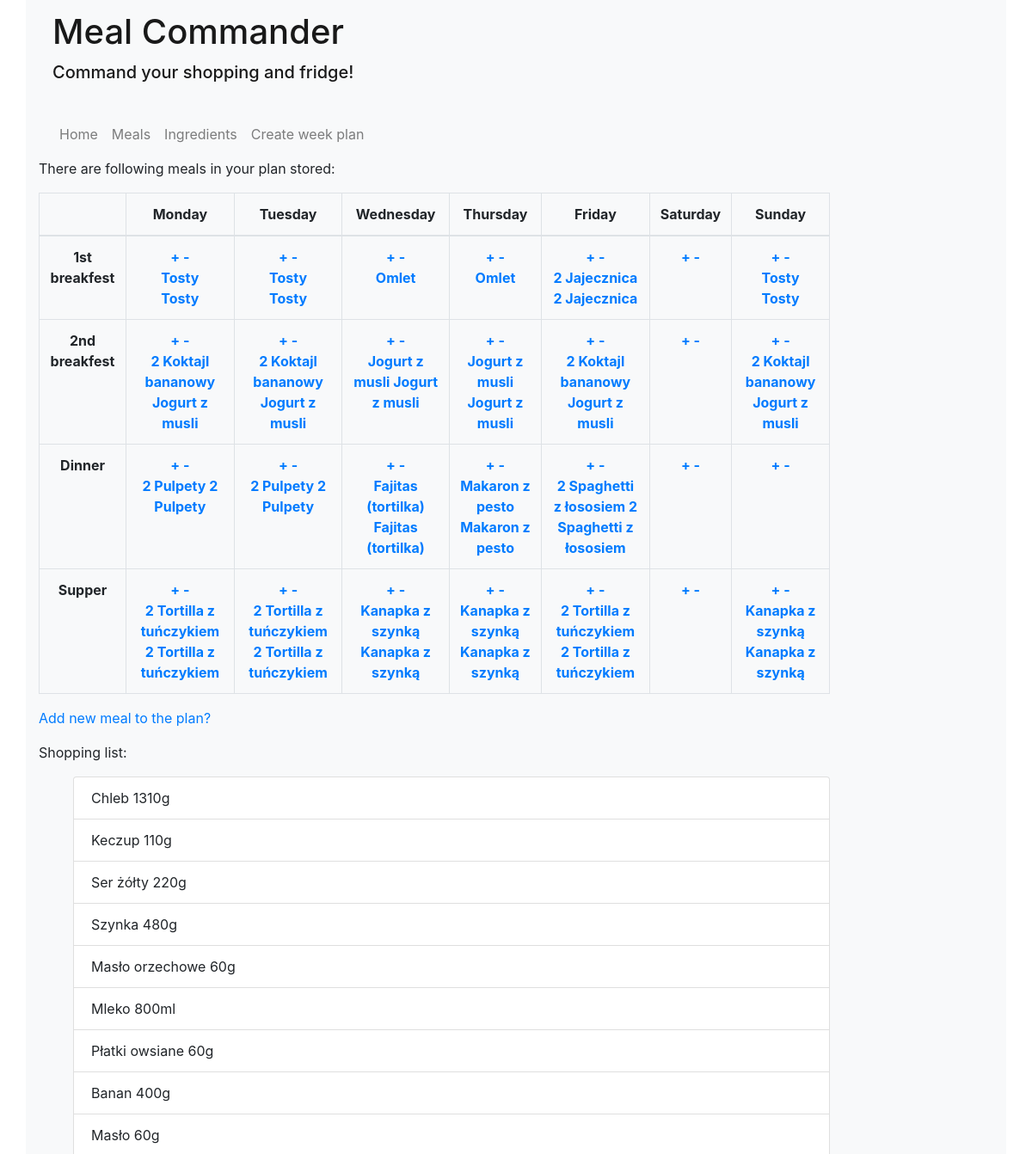
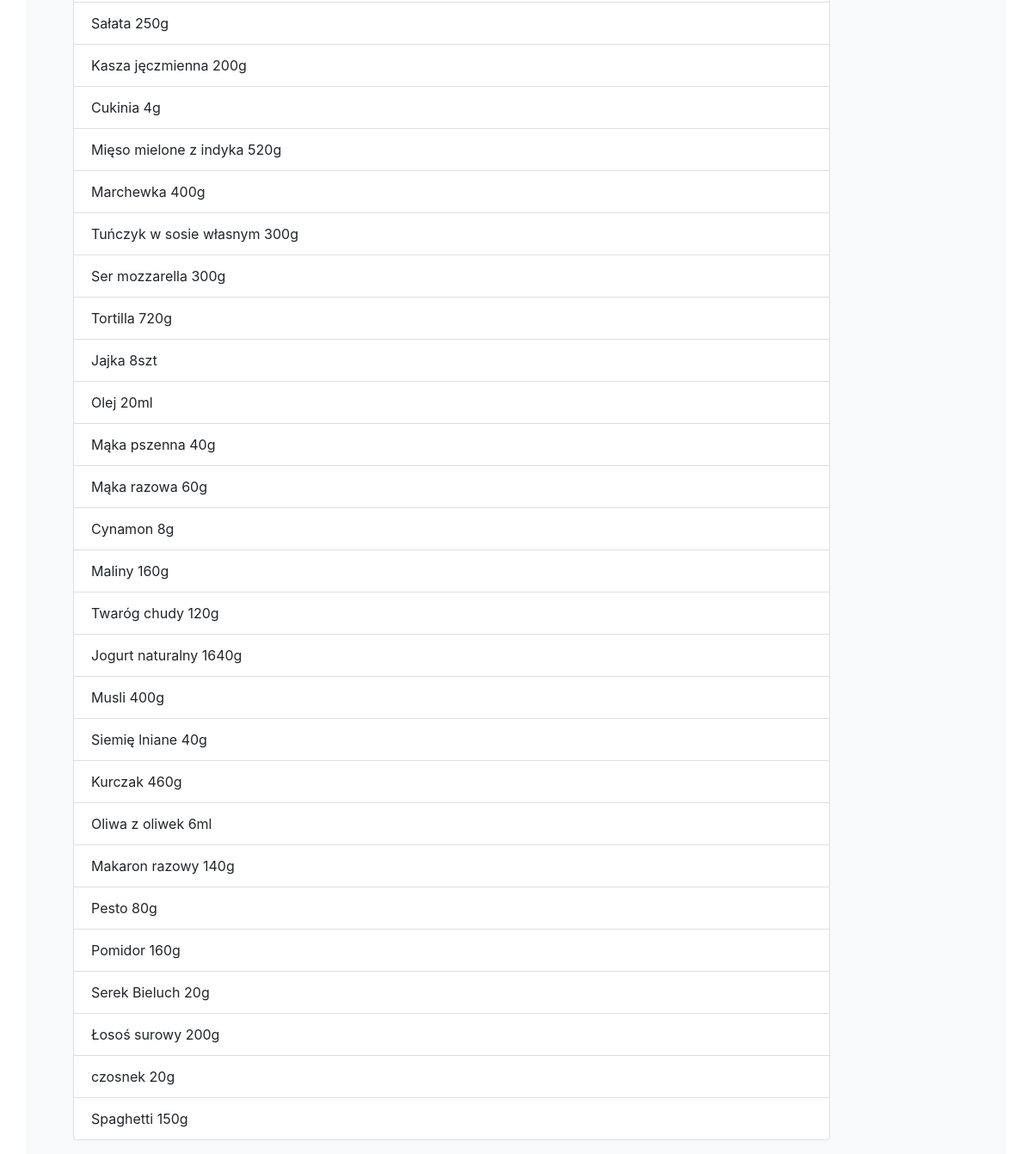
/meal_commander/create_plan, run on the app's committed database (2 pictures, top to bottom).
### meal_commander/models.py (models this page shows, shortened)
class Plan(models.Model):
	DAY_CHOICES = (
		(0 ,'Monday'),
		(1, 'Tuesday'),
		(2, 'Wednesday'),
		(3, 'Thursday'),
		(4, 'Friday'),
		(5, 'Saturday'),
		(6, 'Sunday'),
	)
	MEAL_TYPE_CHOICES = (
		(0, '1st breakfest'),
		(1, '2nd breakfest'),
		(2, 'Dinner'),
		(3, 'Supper'),
	)
	actual_day = models.IntegerField(default=0, choices=DAY_CHOICES)
	actual_type = models.IntegerField(default=0, choices=MEAL_TYPE_CHOICES)
	dish_id = models.ForeignKey(Dish, on_delete=models.CASCADE)

class Dish(models.Model):
	MEAL_TYPE_CHOICES = (
		(0, '1st breakfest'),
		(1, '2nd breakfest'),
		(2, 'Dinner'),
		(3, 'Supper'),
		)
	at_plan = models.IntegerField(default=0)
	name = models.CharField(max_length=30)
	meal_type = models.IntegerField(default=0, choices=MEAL_TYPE_CHOICES)
	def __str__(self):
		return self.name

### meal_commander/views.py (the view)
# urls.py: path('create_plan', views.create_plan, name='create_plan'),
def create_plan(request, day=-1, meal_type=-1, delete=0):
	dish_list_1st_breakfest = Plan.objects.filter(actual_type=0).order_by('actual_day')
	dish_list_2nd_breakfest = Plan.objects.filter(actual_type=1).order_by('actual_day')
	dish_list_dinner = Plan.objects.filter(actual_type=2).order_by('actual_day')
	dish_list_supper = Plan.objects.filter(actual_type=3).order_by('actual_day')
	if delete:
		Plan.objects.filter(actual_day=day, actual_type=meal_type).delete()
	if request.method == 'POST' and not delete:
		form = PlanForm(request.POST, request.FILES)
		form.save()
		return HttpResponseRedirect(reverse('create_plan'))
	else:
		form = PlanForm(initial = {'actual_day' : day, 'actual_type' : meal_type})
		form.fields["dish_id"].queryset = Dish.objects.filter(meal_type=meal_type)
	q1 = DietIngredientQuantity.objects.none()
	q1 = []
	for e in Plan.objects.all():
		recipe = list(DietIngredientQuantity.objects.filter(dish_id=e.dish_id).values('ingredient_id__name', 'quantity', 'ingredient_id__unit_id__unit_type'))
		q1.append(recipe)
	q1_list = [item for sublist in q1 for item in sublist]
	q1_list_ing = [ el['ingredient_id__name'] for el in q1_list]
	q1_list_quan = [ el['quantity'] for el in q1_list]
	q1_list_unit = [ el['ingredient_id__unit_id__unit_type'] for el in q1_list]
	q1_list_ing_dict = {}
	for index,id_ in enumerate(q1_list_ing):
	    if id_ not in q1_list_ing_dict.keys():
	        q1_list_ing_dict[id_] = 0
	    q1_list_ing_dict[id_] = q1_list_ing_dict[id_] + q1_list_quan[index]
	shopping_list_to_template = []
	for key,val in q1_list_ing_dict.items():
		shopping_list_to_template.append("{0:40}".format(key) + str(val) + str(q1_list_unit[q1_list_ing.index(key)]))
		print(shopping_list_to_template)
	context = {
		'form' : form,
		'dish_list_1st_breakfest' : dish_list_1st_breakfest,
		'dish_list_2nd_breakfest' : dish_list_2nd_breakfest,
		'dish_list_dinner' : dish_list_dinner,
		'dish_list_supper' : dish_list_supper,
		'shopping_list' : shopping_list_to_template,
	}
	if day == -1 or delete == 1:
		return render(request, 'create_plan.html', context=context)
	else:
		return render(request, 'add_dish_to_weekplan.html', context=context)

### meal_commander/templates/create_plan.html
{% extends "base_generic.html" %}
{% block content %}
  <p>There are following meals in your plan stored:</p>
  <table class="table table-hover table table-bordered text-center">
  <thead>
    <tr>
    <th scope="col"> </th>
      <th scope="col">Monday</th>
      <th scope="col">Tuesday</th>
      <th scope="col">Wednesday</th>
      <th scope="col">Thursday</th>
      <th scope="col">Friday</th>
      <th scope="col">Saturday</th>
      <th scope="col">Sunday</th>
    </tr>
  </thead>
<tbody>
    <tr>
      <th>1st breakfest</th>
  {% for j in '0123456'|make_list %}
      <th>
        <a href="{% url 'create_plan' j 0 %} ">+</a>
        <a href="{% url 'create_plan' j 0 1%}">-</br></a>
        {% for dish in dish_list_1st_breakfest %}
        {% if dish.actual_day == forloop.parentloop.counter0 %}
          <a href="dish/{{dish.dish_id}}">{{dish.dish_id}}</a></br>
    {% endif %}
      {%endfor%}
    </th>
      {% endfor %}
    </tr>
    <tr>
      <th>2nd breakfest</th>
      {% for j in '0123456'|make_list %}
      <th>
        <a href="{% url 'create_plan' j 1 %}">+</a>
        <a href="{% url 'create_plan' j 1 1 %}"> -</br></a>
        {% for dish in dish_list_2nd_breakfest %}
        {% if dish.actual_day == forloop.parentloop.counter0 %}
          <a href="dish/{{dish.dish_id}}">{{dish.dish_id}}</a>
    {% endif %}
      {%endfor%}
    </th>
      {% endfor %}
    </tr>
    <tr>
      <th>Dinner</th>
      {% for j in '0123456'|make_list %}
      <th>
        <a href="{% url 'create_plan' j 2 %}">+</a>
        <a href="{% url 'create_plan' j 2 1 %}"> -</br></a>
        {% for dish in dish_list_dinner %}
        {% if dish.actual_day == forloop.parentloop.counter0 %}
          <a href="dish/{{dish.dish_id}}">{{dish.dish_id}}</a>
    {% endif %}
      {%endfor%}
    </th>
      {% endfor %}
    </tr>
    <tr>
      <th>Supper</th>
      {% for j in '0123456'|make_list %}
      <th>
        <a href="{% url 'create_plan' j 3 %}">+</a>
        <a href="{% url 'create_plan' j 3 1 %}"> -</br></a>
        {% for dish in dish_list_supper %}
        {% if dish.actual_day == forloop.parentloop.counter0 %}
          <a href="dish/{{dish.dish_id}}">{{dish.dish_id}}</a>
          {% endif %}
      {% endfor %}
    </th>
      {% endfor %}
    </tr>
  </tbody>
</table>
<p><a href="{% url 'add_dish' 0 %}">Add new meal to the plan?</a></p>
<p>Shopping list:</p>
<ul class=".list-group-flush">
{% for item in shopping_list %}
    <li class="list-group-item">{{ item }}</li>
{% empty %}
<p>No meals in plan ;(</p>
{% endfor %}
</ul>
{% endblock %}

### data on the page
Plan: dish_id "Tosty"
Plan: dish_id "Tosty"
Plan: dish_id "Tosty"
Plan: dish_id "Tosty"
Plan: dish_id "Omlet"
Plan: dish_id "Omlet"
Plan: dish_id "2 Jajecznica"
Plan: dish_id "2 Jajecznica"
Plan: dish_id "Tosty"
Plan: dish_id "Tosty"
Plan: dish_id "2 Koktajl bananowy"
Plan: dish_id "Jogurt z musli"
Plan: dish_id "2 Koktajl bananowy"
Plan: dish_id "Jogurt z musli"
Plan: dish_id "Jogurt z musli"
Plan: dish_id "Jogurt z musli"
Plan: dish_id "Jogurt z musli"
Plan: dish_id "Jogurt z musli"
Plan: dish_id "2 Koktajl bananowy"
Plan: dish_id "Jogurt z musli"
Plan: dish_id "2 Koktajl bananowy"
Plan: dish_id "Jogurt z musli"
Plan: dish_id "2 Pulpety"
Plan: dish_id "2 Pulpety"
Plan: dish_id "2 Pulpety"
Plan: dish_id "2 Pulpety"
Plan: dish_id "Fajitas (tortilka)"
Plan: dish_id "Fajitas (tortilka)"
Plan: dish_id "Makaron z pesto"
Plan: dish_id "Makaron z pesto"
Plan: dish_id "2 Spaghetti z łososiem"
Plan: dish_id "2 Spaghetti z łososiem"
Plan: dish_id "2 Tortilla z tuńczykiem"
Plan: dish_id "2 Tortilla z tuńczykiem"
Plan: dish_id "2 Tortilla z tuńczykiem"
Plan: dish_id "2 Tortilla z tuńczykiem"
Plan: dish_id "Kanapka z szynką"
Plan: dish_id "Kanapka z szynką"
Plan: dish_id "Kanapka z szynką"
Plan: dish_id "Kanapka z szynką"
Plan: dish_id "2 Tortilla z tuńczykiem"
Plan: dish_id "2 Tortilla z tuńczykiem"
Plan: dish_id "Kanapka z szynką"
Plan: dish_id "Kanapka z szynką"

### other printed values
{{ item }} "Chleb 1310g" "Keczup 110g" "Ser żółty 220g" "Szynka 480g" "Masło orzechowe 60g" "Mleko 800ml" "Płatki owsiane 60g" "Banan 400g" "Masło 60g" "Sałata 250g" "Kasza jęczmienna 200g" "Cukinia 4g" "Mięso mielone z indyka 520g" "Marchewka 400g" "Tuńczyk w sosie własnym 300g" "Ser mozzarella 300g" "Tortilla 720g" "Jajka 8szt" "Olej 20ml" "Mąka pszenna 40g" "Mąka razowa 60g" "Cynamon 8g" "Maliny 160g" "Twaróg chudy 120g" "Jogurt naturalny 1640g" "Musli 400g" "Siemię lniane 40g" "Kurczak 460g" "Oliwa z oliwek 6ml" "Makaron razowy 140g" "Pesto 80g" "Pomidor 160g" "Serek Bieluch 20g" "Łosoś surowy 200g" "czosnek 20g" "Spaghetti 150g"
